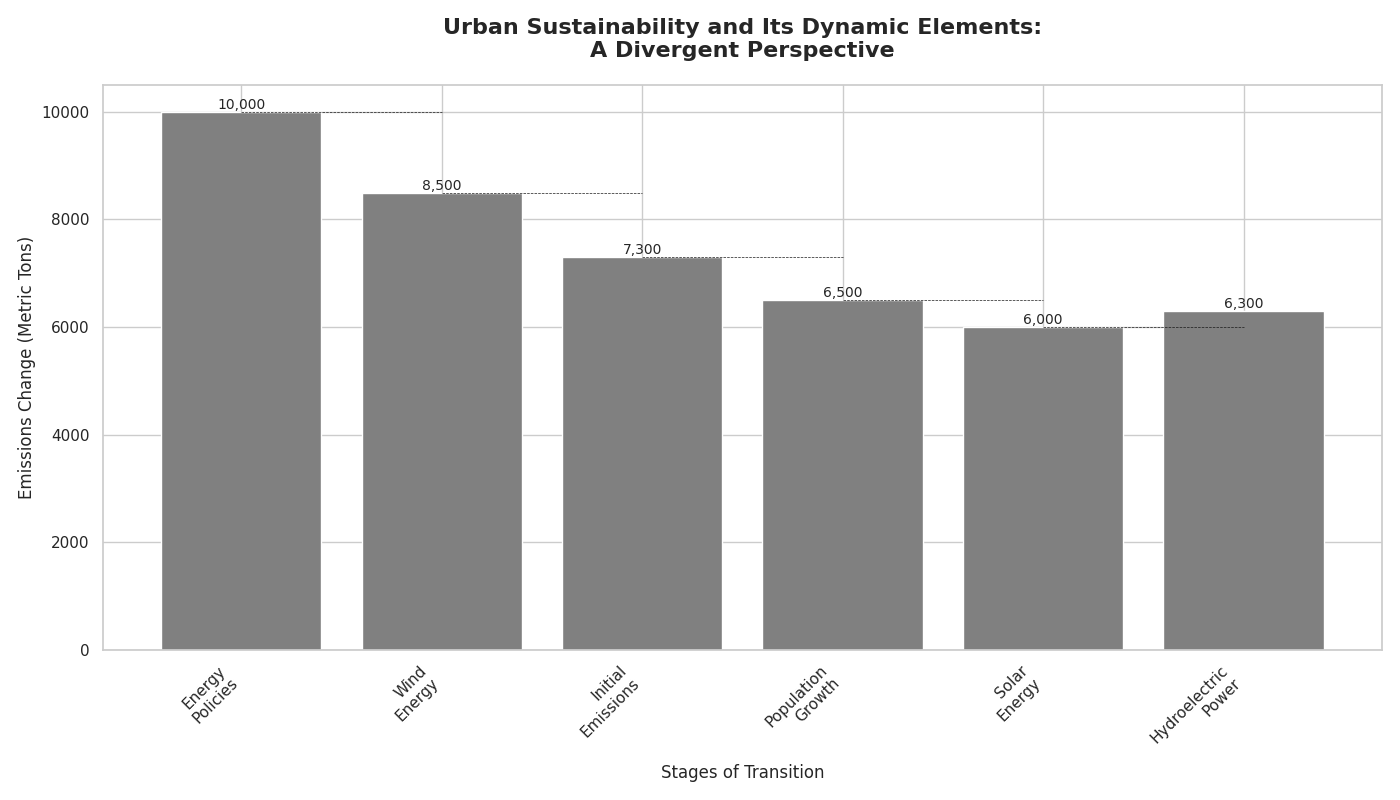

The Python source for this figure:
import matplotlib.pyplot as plt
import numpy as np

initial_emissions = 10000
emissions_changes = np.array([-1500, -1200, -800, -500, 300])

emissions_positions = np.zeros(len(emissions_changes) + 1)
emissions_positions[0] = initial_emissions
for i in range(1, len(emissions_positions)):
    emissions_positions[i] = emissions_positions[i-1] + emissions_changes[i-1]

stages = [
    'Energy\nPolicies',
    'Wind\nEnergy',
    'Initial\nEmissions',
    'Population\nGrowth',
    'Solar\nEnergy',
    'Hydroelectric\nPower'
]

# Applying a single consistent color for all bars
consistent_color = '#808080'  # gray
colors = [consistent_color] * (len(emissions_changes) + 1)

fig, ax = plt.subplots(figsize=(14, 8))
bars = ax.bar(stages, emissions_positions, color=colors)

for i in range(1, len(emissions_positions)):
    ax.plot([i-1, i], [emissions_positions[i-1], emissions_positions[i-1]], "k--", linewidth=0.5)

for bar, pos in zip(bars, emissions_positions):
    yval = bar.get_height()
    ax.text(bar.get_x() + bar.get_width()/2, yval, f"{pos:,.0f}", ha='center', va='bottom' if yval >= 0 else 'top', fontsize=10)

ax.set_title("Urban Sustainability and Its Dynamic Elements:\nA Divergent Perspective", fontsize=16, fontweight='bold', pad=20)
ax.set_ylabel('Emissions Change (Metric Tons)', fontsize=12)
ax.set_xlabel('Stages of Transition', fontsize=12)

plt.xticks(rotation=45, ha='right')
plt.tight_layout()
plt.show()
